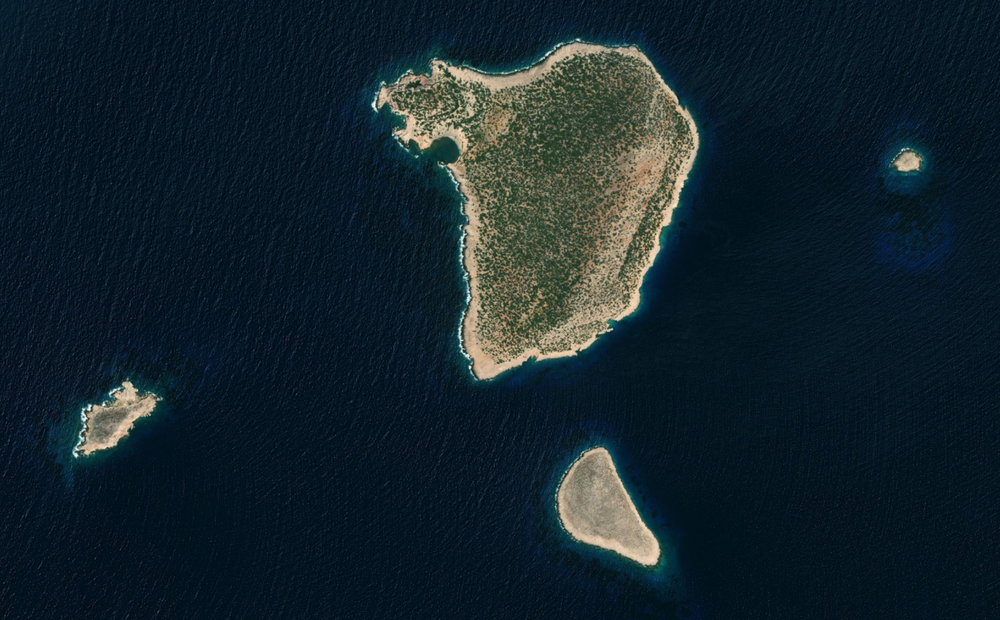
#> input picture 5/res/image_high_resolution.png, 1000 x 620 px, shrunk from 1266 x 785 before the run
$ jupyter execute labwork5.ipynb
#> lines starting #> are read from the running program, lines starting #| are printed output that depends on the picture; after the words box and inside, x2 and y2 are one past the last pixel; in counts of white or black regions, pixels touching at a corner belong together
# Лабораторна робота № 5

## ІП-14 Бабіч Денис (09.07.2003)

---

# Підготовчий етап

## Імпортування необхідних модулів

[cell 1]
import cv2
import numpy as np

## Створення допоміжних функцій

[cell 2]
def load_image(relative_path: str) -> np.array:
#> called with relative_path = '../res/image_high_resolution.png'
    return cv2.imread(relative_path)
#> returned value is the input picture: shape (620, 1000, 3); mean B, G, R 43.9, 35.9, 20.9

def show_image(image: np.array, title: str = "Preview") -> None:
    cv2.namedWindow(title, cv2.WINDOW_NORMAL)
    cv2.imshow(title, image)
    cv2.waitKey(0)
    cv2.destroyAllWindows()

def preprocess_image(image: np.ndarray, kernel_size: int) -> np.ndarray:
#> called with kernel_size = 10
    kernel = cv2.getStructuringElement(cv2.MORPH_ELLIPSE, (kernel_size, kernel_size))

    preprocessed_frame = cv2.morphologyEx(image, cv2.MORPH_CLOSE, kernel)
    preprocessed_frame = cv2.erode(preprocessed_frame, kernel, iterations = 1)
    preprocessed_frame = cv2.dilate(preprocessed_frame, kernel, iterations = 1)

    return preprocessed_frame

def apply_color_filtering_mask(image_stock: np.array, image_preprocessed: np.array, exclude_color_bottom_bound: tuple, exclude_color_upper_bound: tuple, roi_color: tuple = (0, 255, 0), roi_transparency: int = 60) -> tuple:
#> called with exclude_color_bottom_bound = (0, 0, 0), exclude_color_upper_bound = (255, 255, 50), roi_color = (0, 255, 0), roi_transparency = 60
    mask = cv2.bitwise_not(cv2.inRange(image_preprocessed, exclude_color_bottom_bound, exclude_color_upper_bound))
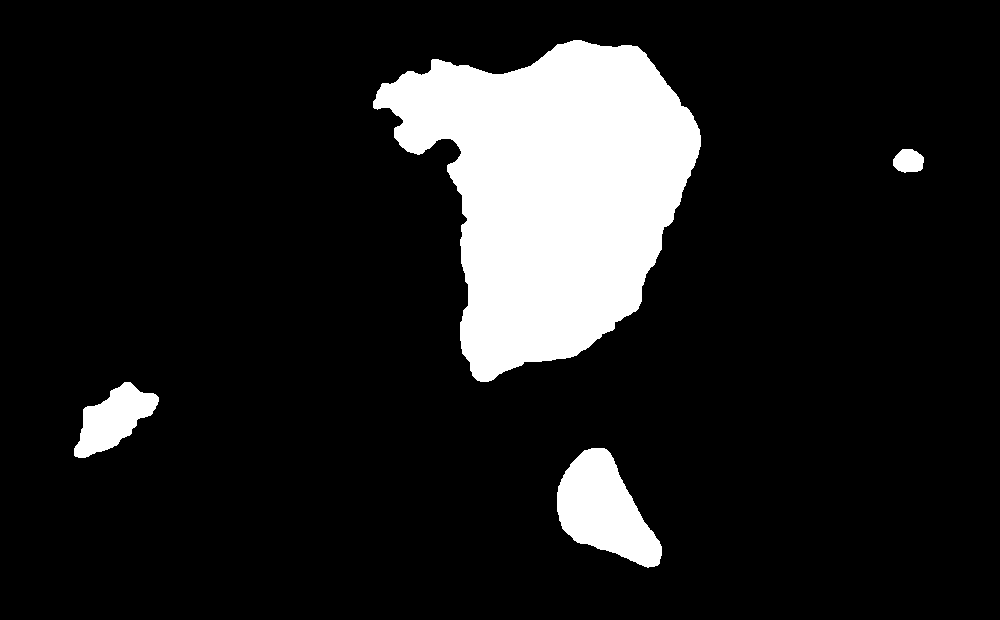
#> mask: shape (620, 1000); 12.7% white; 4 white regions

    contours, _ = cv2.findContours(mask, cv2.RETR_EXTERNAL, cv2.CHAIN_APPROX_SIMPLE)
#> contours = 4 contours; box (x1, y1, x2, y2) and area: (373, 40, 701, 382) 66669, (557, 448, 662, 568) 7256, (74, 382, 159, 458) 3280, (893, 149, 924, 173) 544

    overlay = image_stock.copy()
    cv2.fillPoly(overlay, contours, roi_color)
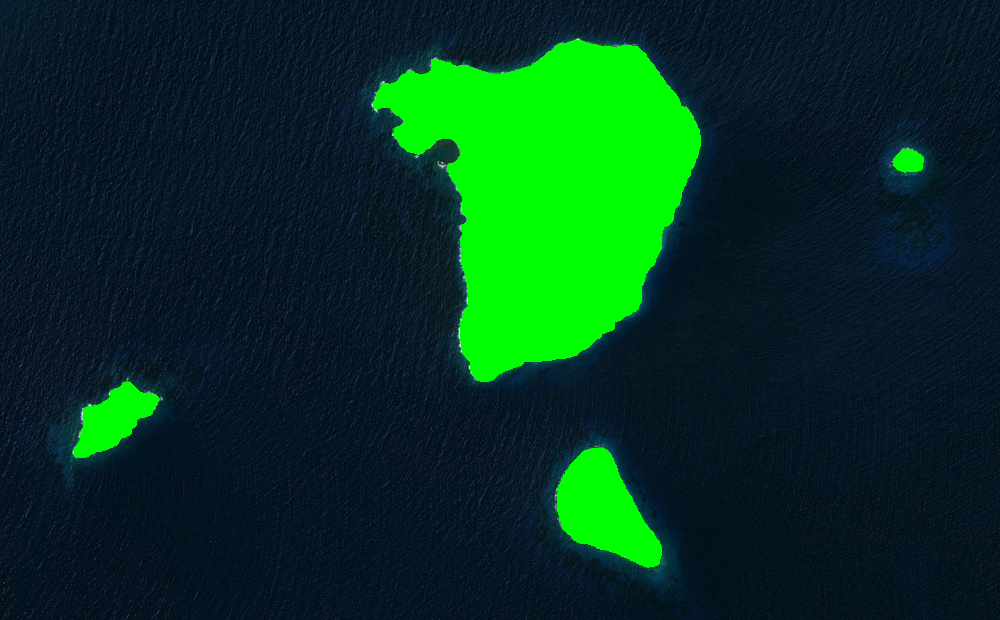
#> overlay: shape (620, 1000, 3); 12.68% of pixels changed, all inside (x1, y1, x2, y2) = (74, 40, 924, 568)
    cv2.addWeighted(overlay, roi_transparency / 100, image_stock, 1 - roi_transparency / 100, 0, image_stock)
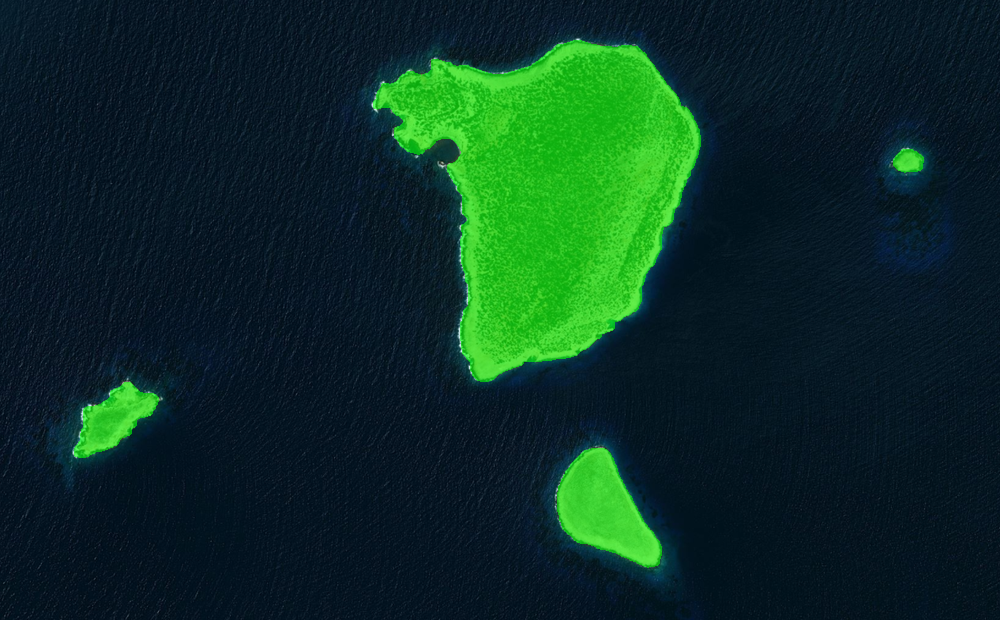
#> image_stock: shape (620, 1000, 3); mean B, G, R 36.7, 46.4, 11.9

    return (image_stock, mask)

def overlay_objects_contours(image_stock: np.array, mask: np.array, width_min: int, height_min: int, width_max: int, height_max: int, roi_title: str, roi_color: tuple = (0, 255, 0), roi_thickness: int = 2) -> np.ndarray:
#> called with width_min = 10, height_min = 10, width_max = 1000, height_max = 1000, roi_title = 'Island', roi_color = (0, 255, 0), roi_thickness = 2
    ROI_TITLE_OFFSET = 10

    FONT_SCALE = 1.25

    contours, _ = cv2.findContours(mask, cv2.RETR_EXTERNAL, cv2.CHAIN_APPROX_SIMPLE)

    for contour in contours:
        x, y, width, height = cv2.boundingRect(contour)

        if (width_min < width < width_max) and (height_min < height < height_max):
            cv2.rectangle(image_stock, (x, y), (x + width, y + height), roi_color, roi_thickness)
            cv2.putText(image_stock, roi_title, (x, y - ROI_TITLE_OFFSET), cv2.FONT_HERSHEY_COMPLEX_SMALL, FONT_SCALE, roi_color, roi_thickness)
#> this loop made 4 passes
#> (x, y, width, height) on passes 1 to 4: (557, 448, 105, 120), (74, 382, 85, 76), (893, 149, 31, 24), (373, 40, 328, 342)
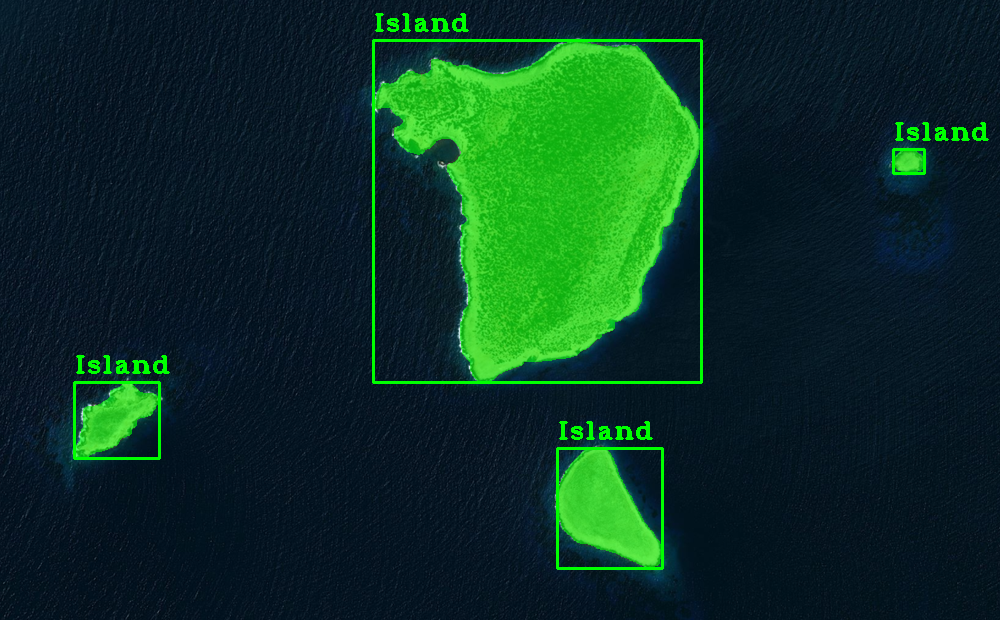
#> image_stock: shape (620, 1000, 3); 1.57% of pixels changed, all inside (x1, y1, x2, y2) = (73, 13, 989, 570)

    return image_stock

---

# Основний етап

## Зображення з високою роздільною здатністю

[cell 3]
KERNEL_SIZE = 10

COLOR_BOTTOM_BOUND = (0, 0, 0)
COLOR_UPPER_BOUND = (255, 255, 50)

WIDTH_MIN = 10
HEIGHT_MIN = 10
WIDTH_MAX = 1000
HEIGHT_MAX = 1000

ROI_TITLE = "Island"

image = load_image("../res/image_high_resolution.png")

preprocessed_image = preprocess_image(image, KERNEL_SIZE)

processed_image, mask = apply_color_filtering_mask(image, preprocessed_image, COLOR_BOTTOM_BOUND, COLOR_UPPER_BOUND)

processed_image = overlay_objects_contours(image, mask, WIDTH_MIN, HEIGHT_MIN, WIDTH_MAX, HEIGHT_MAX, ROI_TITLE)

show_image(processed_image)

## Зображення з низькою роздільною здатністю

[cell 4]
KERNEL_SIZE = 5

COLOR_BOTTOM_BOUND = (0, 0, 0)
COLOR_UPPER_BOUND = (255, 255, 100)

WIDTH_MIN = 10
HEIGHT_MIN = 10
WIDTH_MAX = 1000
HEIGHT_MAX = 1000

ROI_TITLE = "Island"

image = load_image("../res/image_low_resolution.png")
#> call 2 of load_image, with relative_path = '../res/image_low_resolution.png'
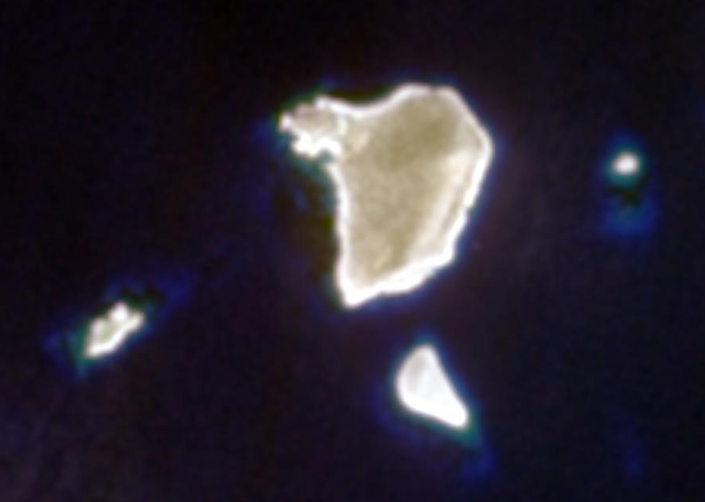
#> input picture 5/res/image_low_resolution.png, 705 x 502 px, shrunk from 892 x 636 before the run
#> in load_image, returned value is the input picture: shape (502, 705, 3); mean B, G, R 47.3, 35.7, 41.1

preprocessed_image = preprocess_image(image, KERNEL_SIZE)
#> call 2 of preprocess_image, with kernel_size = 5
#> in preprocess_image (call 2), `kernel = cv2.getStructuringElement(cv2.MORPH_ELLIPSE, (kernel_size, ke..`: kernel = [[0, 0, 1, 0, 0], [1, 1, 1, 1, 1], [1, 1, 1, 1, 1], [1, 1, 1, 1, 1], [0, 0, 1, 0, 0]]
#> in preprocess_image (call 2), `preprocessed_frame = cv2.erode(preprocessed_frame, kernel, iterations ..`:
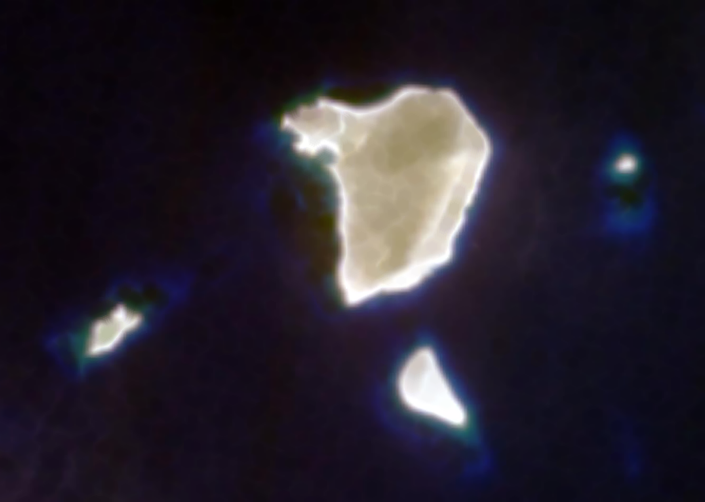
#> preprocessed_frame: shape (502, 705, 3); mean B, G, R 44.5, 33.4, 38.8

processed_image, mask = apply_color_filtering_mask(image, preprocessed_image, COLOR_BOTTOM_BOUND, COLOR_UPPER_BOUND)
#> call 2 of apply_color_filtering_mask, with exclude_color_bottom_bound = (0, 0, 0), exclude_color_upper_bound = (255, 255, 100), roi_color = (0, 255, 0), roi_transparency = 60
#> in apply_color_filtering_mask (call 2), `mask = cv2.bitwise_not(cv2.inRange(image_preprocessed, exclude_color_b..`:
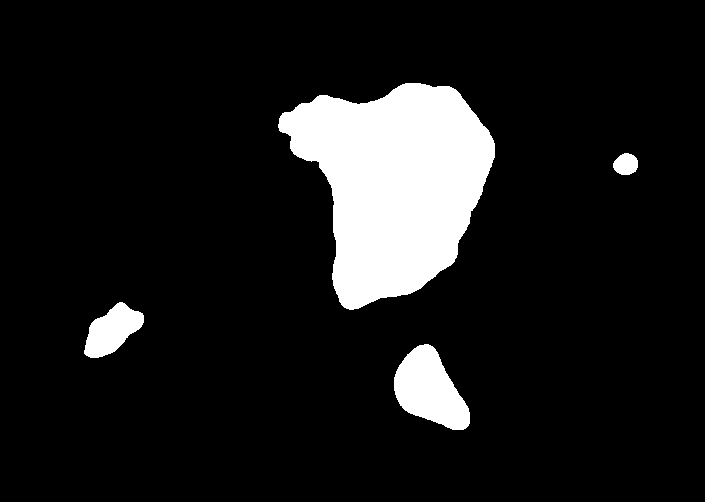
#> mask: shape (502, 705); 10.6% white; 4 white regions
#> in apply_color_filtering_mask (call 2), `contours, _ = cv2.findContours(mask, cv2.RETR_EXTERNAL, cv2.CHAIN_APPR..`: contours = 4 contours; box (x1, y1, x2, y2) and area: (278, 83, 495, 310) 30730, (394, 344, 470, 430) 3968, (84, 302, 144, 358) 1888, (613, 153, 638, 175) 393
#> in apply_color_filtering_mask (call 2), `cv2.fillPoly(overlay, contours, roi_color)`:
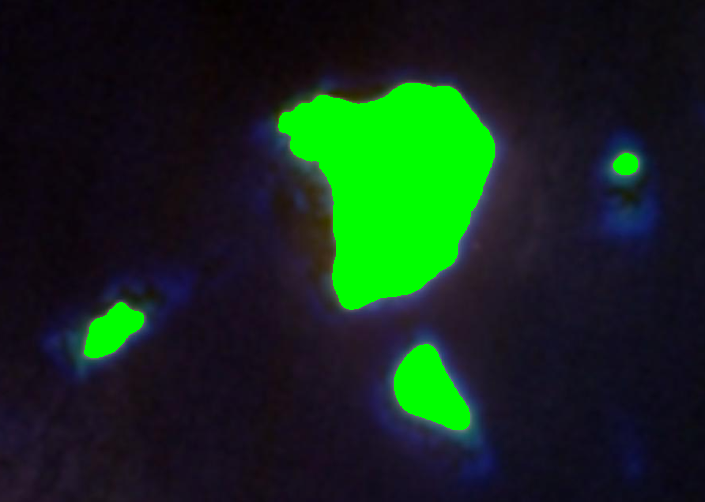
#> overlay: shape (502, 705, 3); 10.61% of pixels changed, all inside (x1, y1, x2, y2) = (84, 83, 638, 430)
#> in apply_color_filtering_mask (call 2), `cv2.addWeighted(overlay, roi_transparency / 100, image_stock, 1 - roi_..`:
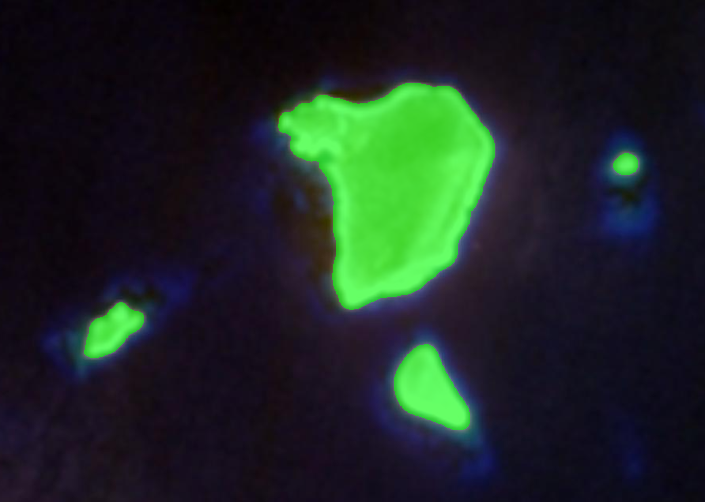
#> image_stock: shape (502, 705, 3); mean B, G, R 36, 39.9, 28.5

processed_image = overlay_objects_contours(image, mask, WIDTH_MIN, HEIGHT_MIN, WIDTH_MAX, HEIGHT_MAX, ROI_TITLE)
#> call 2 of overlay_objects_contours, with width_min = 10, height_min = 10, width_max = 1000, height_max = 1000, roi_title = 'Island', roi_color = (0, 255, 0), roi_thickness = 2
#> the loop in overlay_objects_contours (call 2), `for contour in contours:` made 4 passes
#> (x, y, width, height) on passes 1 to 4: (394, 344, 76, 86), (84, 302, 60, 56), (613, 153, 25, 22), (278, 83, 217, 227)
#> after the loop in overlay_objects_contours (call 2), `for contour in contours:`:
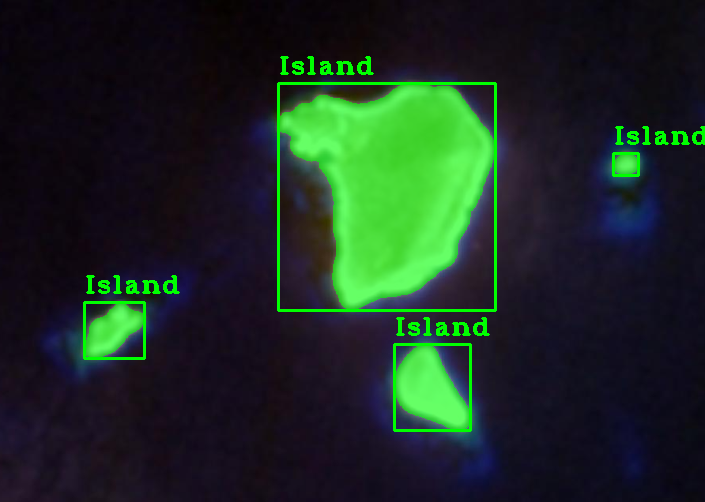
#> image_stock: shape (502, 705, 3); 2.17% of pixels changed, all inside (x1, y1, x2, y2) = (83, 56, 705, 432)

show_image(processed_image)
